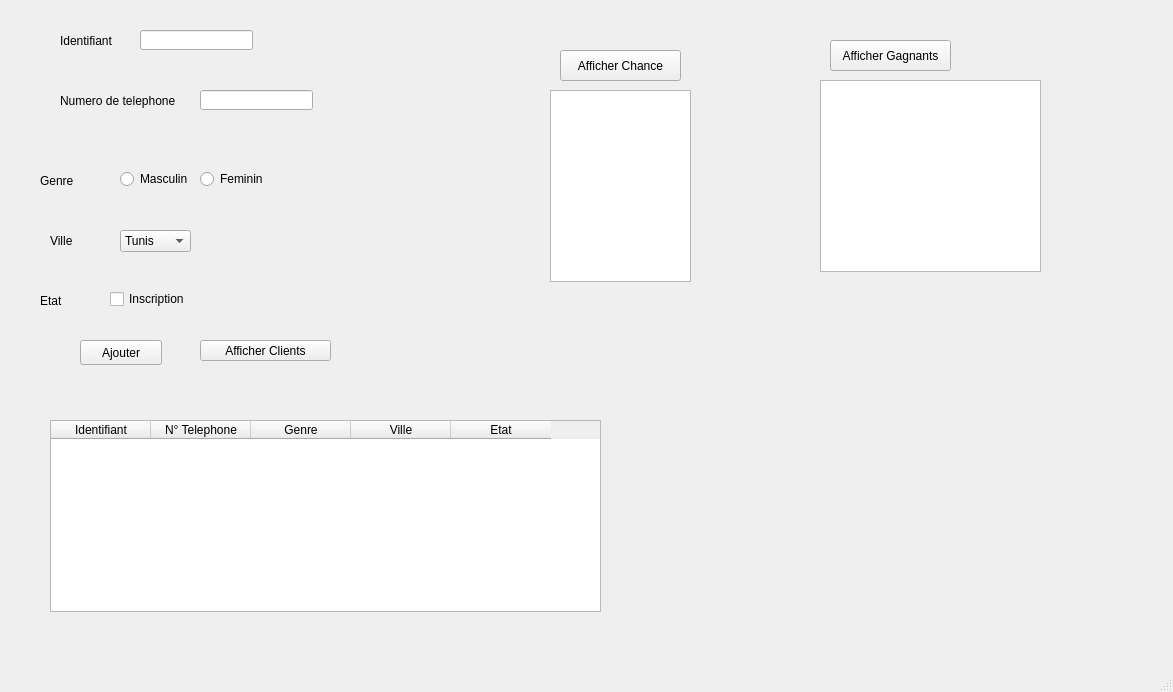
<?xml version="1.0" encoding="UTF-8"?>
<ui version="4.0">
 <class>MainWindow</class>
 <widget class="QMainWindow" name="MainWindow">
  <property name="geometry">
   <rect>
    <x>0</x>
    <y>0</y>
    <width>1173</width>
    <height>692</height>
   </rect>
  </property>
  <property name="windowTitle">
   <string>MainWindow</string>
  </property>
  <widget class="QWidget" name="centralwidget">
   <widget class="QLabel" name="label">
    <property name="geometry">
     <rect>
      <x>60</x>
      <y>30</y>
      <width>81</width>
      <height>21</height>
     </rect>
    </property>
    <property name="text">
     <string>Identifiant</string>
    </property>
   </widget>
   <widget class="QLineEdit" name="id">
    <property name="geometry">
     <rect>
      <x>140</x>
      <y>30</y>
      <width>113</width>
      <height>20</height>
     </rect>
    </property>
   </widget>
   <widget class="QRadioButton" name="m">
    <property name="geometry">
     <rect>
      <x>120</x>
      <y>170</y>
      <width>90</width>
      <height>18</height>
     </rect>
    </property>
    <property name="text">
     <string>Masculin</string>
    </property>
   </widget>
   <widget class="QComboBox" name="ville">
    <property name="geometry">
     <rect>
      <x>120</x>
      <y>230</y>
      <width>71</width>
      <height>22</height>
     </rect>
    </property>
    <item>
     <property name="text">
      <string>Tunis</string>
     </property>
    </item>
    <item>
     <property name="text">
      <string>Beja</string>
     </property>
    </item>
    <item>
     <property name="text">
      <string>Gafsa</string>
     </property>
    </item>
   </widget>
   <widget class="QCheckBox" name="ins">
    <property name="geometry">
     <rect>
      <x>110</x>
      <y>290</y>
      <width>76</width>
      <height>18</height>
     </rect>
    </property>
    <property name="text">
     <string>Inscription</string>
    </property>
   </widget>
   <widget class="QPushButton" name="ajouter">
    <property name="geometry">
     <rect>
      <x>80</x>
      <y>340</y>
      <width>82</width>
      <height>25</height>
     </rect>
    </property>
    <property name="text">
     <string>Ajouter</string>
    </property>
   </widget>
   <widget class="QTableWidget" name="c">
    <property name="geometry">
     <rect>
      <x>50</x>
      <y>420</y>
      <width>551</width>
      <height>192</height>
     </rect>
    </property>
    <column>
     <property name="text">
      <string>Identifiant</string>
     </property>
    </column>
    <column>
     <property name="text">
      <string>N° Telephone</string>
     </property>
    </column>
    <column>
     <property name="text">
      <string>Genre</string>
     </property>
    </column>
    <column>
     <property name="text">
      <string>Ville</string>
     </property>
    </column>
    <column>
     <property name="text">
      <string>Etat</string>
     </property>
    </column>
   </widget>
   <widget class="QPushButton" name="aff_cli">
    <property name="geometry">
     <rect>
      <x>200</x>
      <y>340</y>
      <width>131</width>
      <height>21</height>
     </rect>
    </property>
    <property name="text">
     <string>Afficher Clients</string>
    </property>
   </widget>
   <widget class="QLabel" name="label_2">
    <property name="geometry">
     <rect>
      <x>60</x>
      <y>90</y>
      <width>151</width>
      <height>21</height>
     </rect>
    </property>
    <property name="text">
     <string>Numero de telephone</string>
    </property>
   </widget>
   <widget class="QLineEdit" name="ntel">
    <property name="geometry">
     <rect>
      <x>200</x>
      <y>90</y>
      <width>113</width>
      <height>20</height>
     </rect>
    </property>
   </widget>
   <widget class="QLabel" name="label_3">
    <property name="geometry">
     <rect>
      <x>40</x>
      <y>170</y>
      <width>51</width>
      <height>21</height>
     </rect>
    </property>
    <property name="text">
     <string>Genre</string>
    </property>
   </widget>
   <widget class="QRadioButton" name="f">
    <property name="geometry">
     <rect>
      <x>200</x>
      <y>170</y>
      <width>90</width>
      <height>18</height>
     </rect>
    </property>
    <property name="text">
     <string>Feminin</string>
    </property>
   </widget>
   <widget class="QLabel" name="label_4">
    <property name="geometry">
     <rect>
      <x>50</x>
      <y>230</y>
      <width>51</width>
      <height>21</height>
     </rect>
    </property>
    <property name="text">
     <string>Ville</string>
    </property>
   </widget>
   <widget class="QLabel" name="label_5">
    <property name="geometry">
     <rect>
      <x>40</x>
      <y>290</y>
      <width>51</width>
      <height>21</height>
     </rect>
    </property>
    <property name="text">
     <string>Etat</string>
    </property>
   </widget>
   <widget class="QListWidget" name="chan">
    <property name="geometry">
     <rect>
      <x>550</x>
      <y>90</y>
      <width>141</width>
      <height>192</height>
     </rect>
    </property>
   </widget>
   <widget class="QPushButton" name="aff_chan">
    <property name="geometry">
     <rect>
      <x>560</x>
      <y>50</y>
      <width>121</width>
      <height>31</height>
     </rect>
    </property>
    <property name="text">
     <string>Afficher Chance</string>
    </property>
   </widget>
   <widget class="QPushButton" name="aff_gag">
    <property name="geometry">
     <rect>
      <x>830</x>
      <y>40</y>
      <width>121</width>
      <height>31</height>
     </rect>
    </property>
    <property name="text">
     <string>Afficher Gagnants</string>
    </property>
   </widget>
   <widget class="QListWidget" name="gag">
    <property name="geometry">
     <rect>
      <x>820</x>
      <y>80</y>
      <width>221</width>
      <height>192</height>
     </rect>
    </property>
   </widget>
  </widget>
  <widget class="QMenuBar" name="menubar">
   <property name="geometry">
    <rect>
     <x>0</x>
     <y>0</y>
     <width>1173</width>
     <height>27</height>
    </rect>
   </property>
  </widget>
  <widget class="QStatusBar" name="statusbar"/>
 </widget>
 <resources/>
 <connections/>
</ui>
